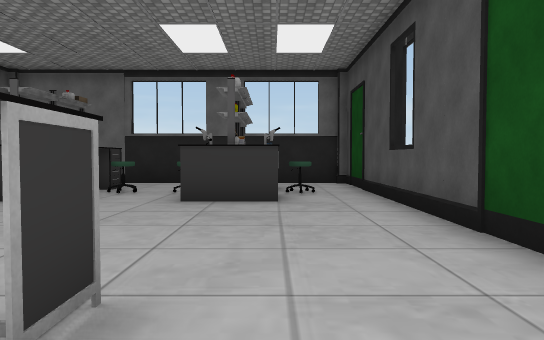
View 1 (above)

18 first-person views from a walk through a scene from a Unity 3-D project. The camera is 1.4 m above the floor, tilts 2° down and sees 70° across. The floor is counted in squares, 1.8 m on a side. Each view is taken from the middle of a square. On the plan, view 1 faces up. The plan holds only what a view shows up to about 12 squares ahead; the rest is blank. The player character is not drawn. Door leaves are left out, so doorways stand open. Some surface patterns are stand-ins.

View 2
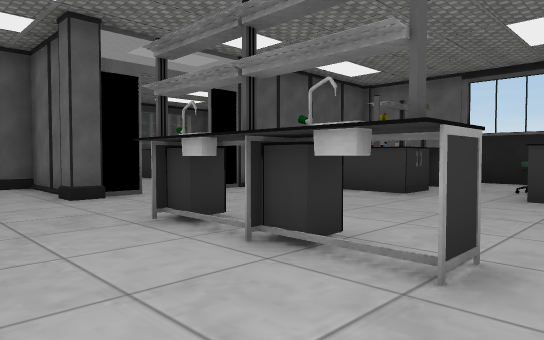

View 3
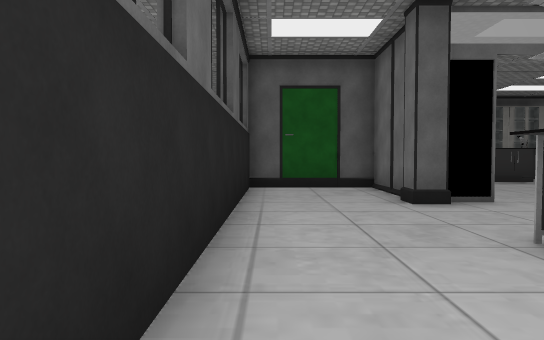

View 4
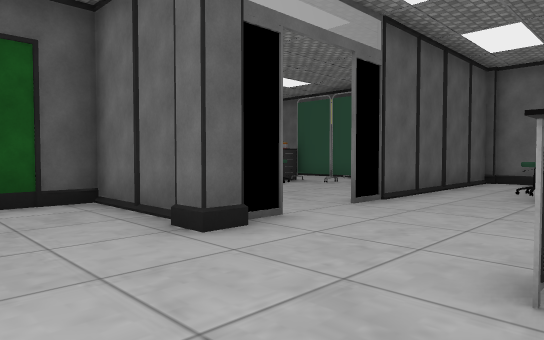

View 5
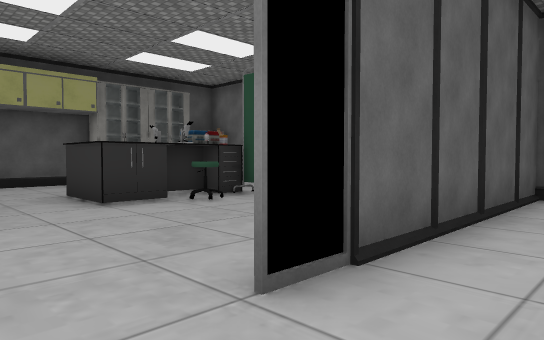

View 6
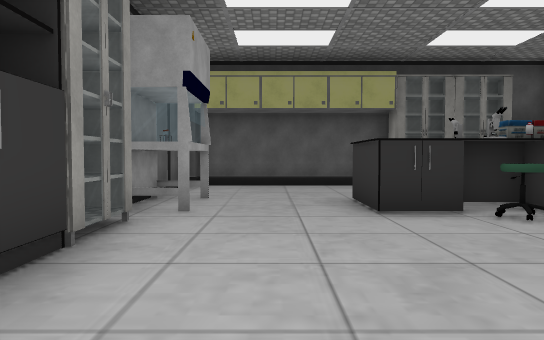

View 7
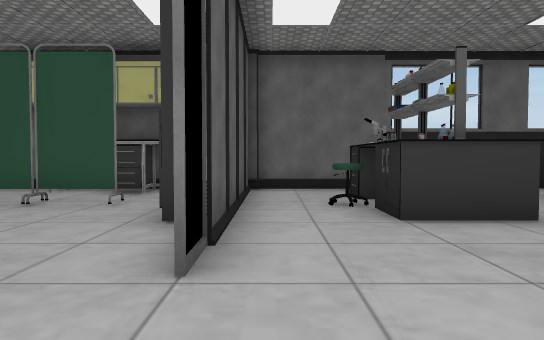

View 8
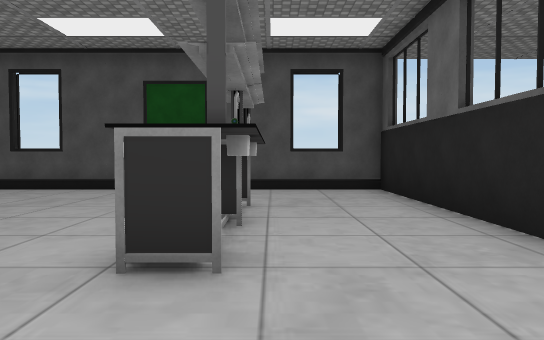

View 9
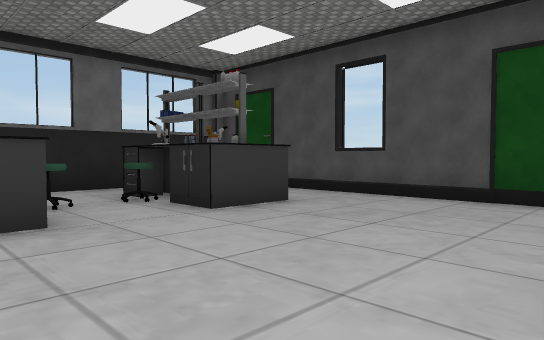

View 10
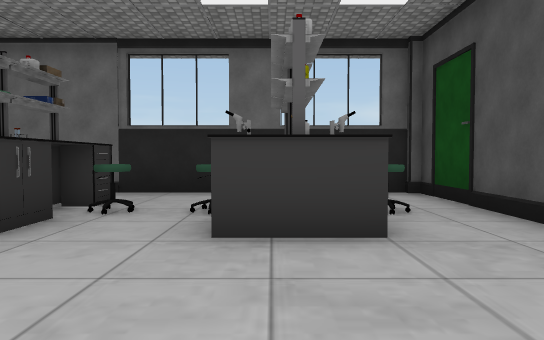

View 11
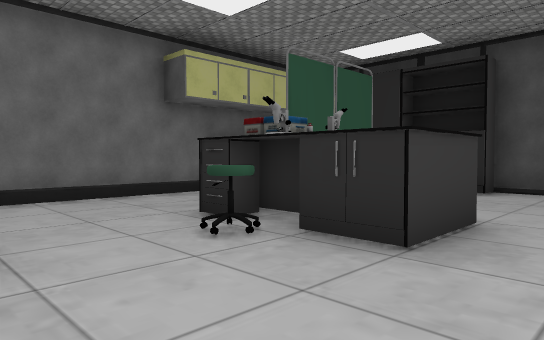

View 12
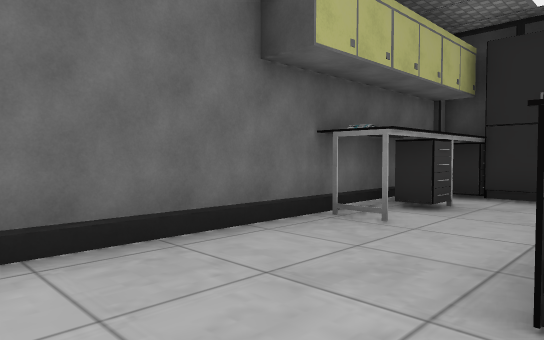

View 13
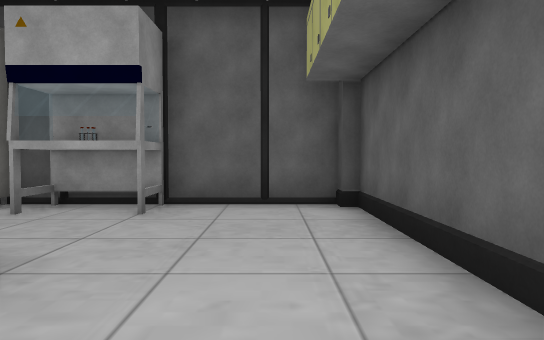

View 14
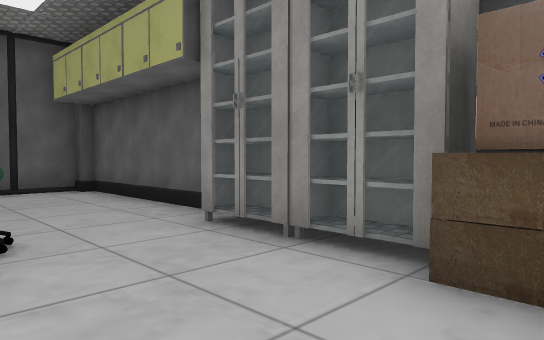

View 15
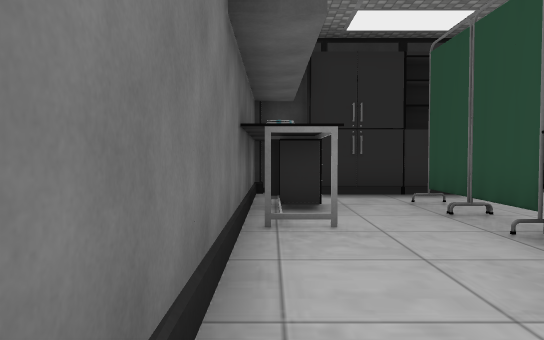

View 16
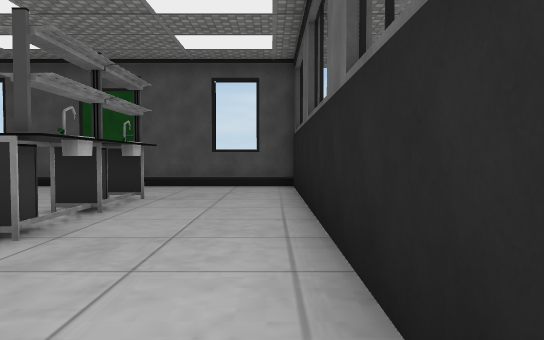

View 17
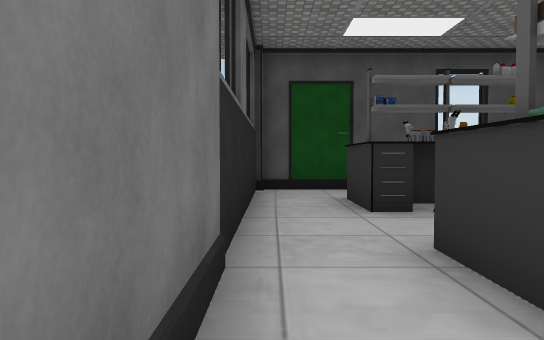

View 18
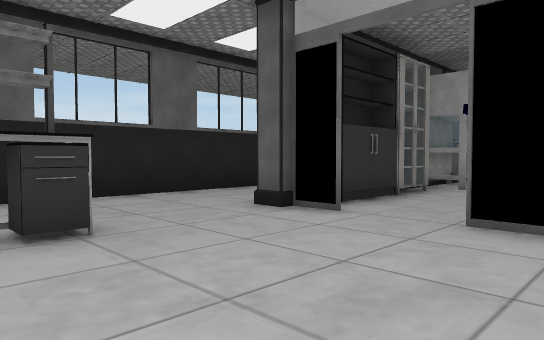

### Floor plan
Points are (right, up) in squares from view 1. A wall is a line through its corners. A room is listed if a view was taken in it or the views show most of it. See-through windows are left out.
Room 1 (views 1, 2, 3, 4, 5, 6, 7, 8, 9, 10, 11, 12, 13, 14, 15, 16, 17, 18)
walls: (-7.6, 5.6) (-7.6, 6.5) (-7.6, 4.4); (-9.4, 1.6) (-10.5, 1.6); (-10.8, 1.5) (-10.8, -1.6) (2.2, -1.6) (2.2, 11.3); (-10.7, 11.4) (-15.7, 11.4); (-14.2, 2.9) (-14.2, 2.4); (-14.2, 1.9) (-12.6, 1.9) (-12.6, 2.9); (-14.3, 1.7) (-14.3, 2.8) (-12.5, 2.8) (-12.5, 1.9); (1.5, 11.4) (-7.2, 11.4); (-17.4, 6.5) (-17.4, 2); (-17.1, 1.6) (-11.9, 1.6)
ways out: open door at (-8, 3.5)
objects: closet (-17, 7) to (-17, 8); closet (-17, 9) to (-17, 10); box (-17, 11); other object (-14, 6) to (-12, 8); other object (-12, 8) to (-11, 8); closet (-11, 2); other object (-10, 8); table (-10, 11); closet (-9, 2); pillar (-8, 2); closet (-8, 7) to (-8, 8); closet (-8, 9) to (-8, 10); table (-8, 11); pillar (-8, 12); other object (-6, 7) to (-3, 9); other object (-4, 2) to (-1, 2); other object (-2, 7) to (0, 9); pillar (2, 12)

Positions as (right, up) in squares from view 1, and headings:
1: (0, 0), facing up
2: (0, -1), facing up-left
3: (-1, -1), facing left
4: (-4, -1), facing up-left
5: (-6, 3), facing up-left
6: (-7, 4), facing left
7: (-7, 2), facing up
8: (-7, 1), facing right
9: (-5, 2), facing up-right
10: (-1, 3), facing up
11: (-17, 4), facing up-right
12: (-16, 8), facing up-right
13: (-16, 8), facing down
14: (-14, 11), facing down-left
15: (-16, 11), facing right
16: (-8, -1), facing right
17: (-7, 11), facing right
18: (-3, 6), facing down-left
